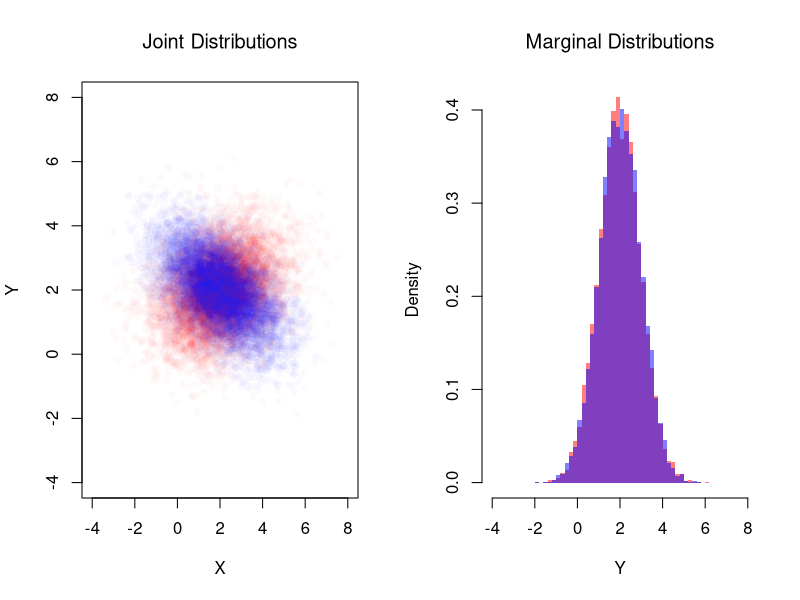
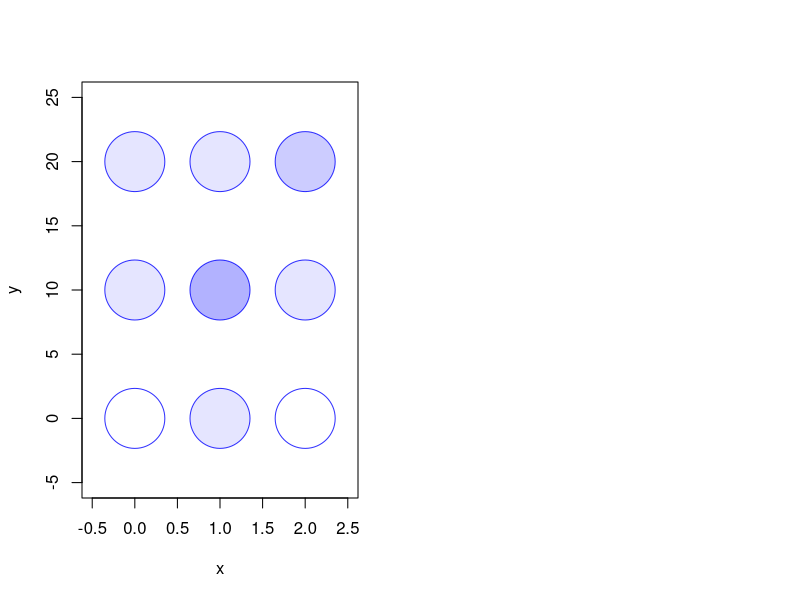

The R source for these figures, in order:
## ---- chunk 1
# Create a 2x2 matrix for the joint distribution.
# Rows correspond to X (coin 1), and columns correspond to Y (coin 2).
probs <- c(0.25, 0.25, 0.25, 0.25) # Fair coin
P_xy <- matrix( probs, nrow = 2, ncol = 2)
rownames(P_xy) <- c('Y=0', 'Y=1')
colnames(P_xy) <- c('X=0', 'X=1')
P_xy

# Draw N bivariate observations
N <- 500
xy_vals <- expand.grid(y = 0:1, x = 0:1)
draws <- sample(nrow(xy_vals), N, replace = TRUE, prob = P_xy)
x_hat <- xy_vals[draws, 'x']
y_hat <- xy_vals[draws, 'y']

# With enough draws, empirical frequencies approach the true probabilities
table(y_hat, x_hat) / N
P_xy
## ---- chunk 2
# Compute the marginal distributions.
# Marginal for X: sum across columns.
P_x <- colSums(P_xy)
P_x
# Marginal for Y: sum across rows.
P_y <- rowSums(P_xy)
P_y

# Compute the conditional probabilities Prob(Y | X).
PY_x <- matrix(0, nrow = 2, ncol = 2)
for (j in c(1, 2)) {
  PY_x[, j] <- P_xy[, j] / P_x[j]
}
rownames(PY_x) <- c('Y=0', 'Y=1')
colnames(PY_x) <- c('given X=0', 'given X=1')
PY_x
## ---- chunk 3
# Create the joint distribution matrix for the unfair coin case.
probs <- c(0.5, 0, 0, 0.5) # unfair coin

P_xy <- matrix( probs, nrow = 2, ncol = 2)
rownames(P_xy) <- c('Y=0', 'Y=1')
colnames(P_xy) <- c('X=0', 'X=1')
P_xy


# Compute the marginal distributions.
# Marginal for X: sum across columns.
P_x <- colSums(P_xy)
P_x
# Marginal for Y: sum across rows.
P_y <- rowSums(P_xy)
P_y

# Compute the conditional probabilities Prob(Y | X).
PY_x <- matrix(0, nrow = 2, ncol = 2)
for (j in c(1, 2)) {
  PY_x[, j] <- P_xy[, j] / P_x[j]
}
rownames(PY_x) <- c('Y=0', 'Y=1')
colnames(PY_x) <- c('given X=0', 'given X=1')
PY_x
## ---- chunk 4
probs <- c(0.4, 0.2, 0.1, 0.3)
P_xy <- matrix(probs, nrow = 2,
  dimnames = list(c('Y=0', 'Y=1'), c('X=0', 'X=1')))

# Draw N bivariate observations
xy_vals <- expand.grid(y = 0:1, x = 0:1)
N <- 500
draws <- sample(nrow(xy_vals), N, replace = TRUE, prob = P_xy)
x_hat <- xy_vals[draws, 'x']
y_hat <- xy_vals[draws, 'y']

table(y_hat, x_hat) / N
P_xy
## ---- chunk 5
library(mvtnorm)

# Simulate Bivariate Data
N <- 10000
Mu <- c(2, 2) ## Means

Sigma1 <- matrix(c(2, -.8, -.8, 1), 2, 2) ## CoVariance Matrix 1
MVdat1 <- rmvnorm(N, Mu, Sigma1)
colnames(MVdat1) <- c('x_hat', 'y_hat')

Sigma2 <- matrix(c(2, .4, .4, 1), 2, 2) ## CoVariance Matrix 2
MVdat2 <- rmvnorm(N, Mu, Sigma2)
colnames(MVdat2) <- c('x_hat', 'y_hat')

par(mfrow=c(1, 2))
## Different diagonals
plot(MVdat2, col=rgb(1, 0, 0, 0.02), pch=16,
    main=NA,
    ylim=c(-4, 8), xlim=c(-4, 8),
    xlab='X', ylab='Y')
title('Joint Distributions', font.main=1)
points(MVdat1, col=rgb(0, 0, 1, 0.02), pch=16)
## Same marginal distributions
xbks <- seq(-4, 8, by=.2)
hist(MVdat2[, 2], col=rgb(1, 0, 0, 0.5),
    breaks=xbks, border=NA, freq=FALSE,
    xlab='Y',
    main=NA)
title('Marginal Distributions', font.main=1)
hist(MVdat1[, 2], col=rgb(0, 0, 1, 0.5),
    add=TRUE, breaks=xbks, border=NA, freq=FALSE)
## ---- chunk 6
# Make a Probability Table
x <- c(0, 1, 2)
y <- c(0, 10, 20)
P_xy <- matrix(c(
    0.0, 0.1, 0.0,
    0.1, 0.3, 0.1,
    0.1, 0.1, 0.2
), nrow=3, ncol=3, byrow=TRUE)
rownames(P_xy) <- paste0('y=', y)
colnames(P_xy) <-  paste0('x=', x)
P_xy

# Plot joint distribution
prob_table <- expand.grid(x=x, y=y)
prob_table[, 'probabilities'] <- as.vector(t(P_xy))
plot(prob_table[, 'x'], prob_table[, 'y'],
     xlim=c(-0.5, 2.5), ylim=c(-5, 25),
     pch=21, cex=8, col=rgb(0, 0, 1, .8),
     bg=rgb(0, 0, 1, prob_table[, 'probabilities']),
     main=NA, xlab='x', ylab='y')
## ---- chunk 7
# Compute Marginals
P_x <- colSums(P_xy) #Prob(X_i=x)
P_y <- rowSums(P_xy) #Prob(Y_i=y)

# Compute the conditional probabilities Prob(Y_i=y | X_i=x).
PY_x <- matrix(0, nrow = 3, ncol = 3)
for (j in seq(ncol(P_xy)) ) {
  PY_x[, j] <- P_xy[, j] / P_x[j]
}
rownames(PY_x) <- paste0('Y=', y)
colnames(PY_x) <- paste0('given X=', x)
PY_x

# Computational Shortcut: PY_x <- t( t(P_xy) / P_x )

# Conditional expectation E[Y_i|X_i=x]
EY_x <- colSums(PY_x * y)
EY_x

# Contrast with Grand Means
EX <- sum(x * P_x)
EY <- sum(y * P_y)
EY

# E[X_i|Y_i=y]
# PX_y <- P_xy / P_y  #Prob(X_i=x | Y_i=y)
# EX_y <- colSums(PX_y * x)
## ---- chunk 8
# Compute Covariance
dxy_grid <- expand.grid(dy=y-EY, dx=x-EX)[, c(2, 1)]
dxy_grid[, 'p'] <- as.vector(P_xy)
dxy_grid[, 'contribution'] <- dxy_grid[, 'dx'] * dxy_grid[, 'dy'] * dxy_grid[, 'p']
CovXY <- sum(dxy_grid[, 'contribution'])
CovXY

# Compute Variances
VX <- sum( (x-EX)^2 * P_x)
SX <- sqrt(VX)
VY <- sum( (y-EY)^2 * P_y)
SY <- sqrt(VY)

# Compute Correlation
CorXY <- CovXY / (SX * SY)
CorXY
## ---- chunk 9
# Regression coefficient: covariance over variance of X
CovXY / VX
